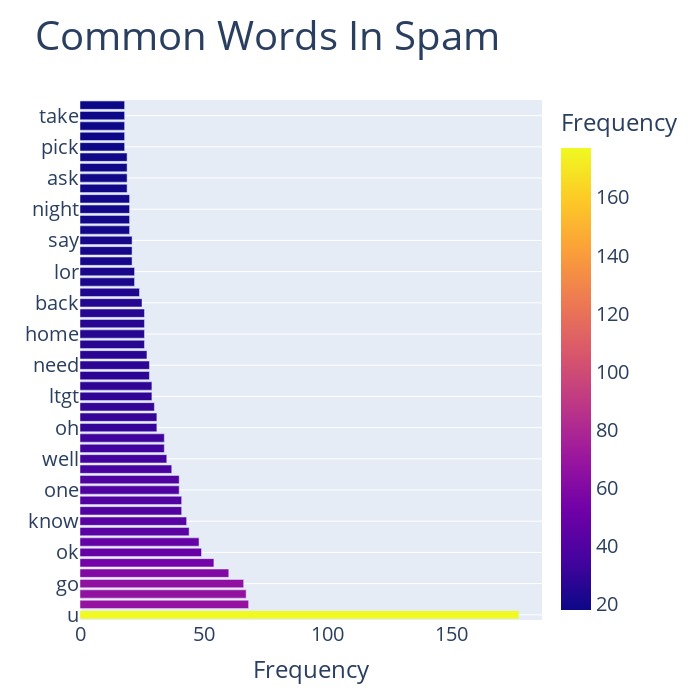

Notebook source saved alongside this figure:
### Code cell
fig=px.bar(
    df_ham,x=df_ham['Frequency'],y='Word',color=df_ham['Frequency'],title='Common Words In Spam',
    width=700,height=700,
)
fig.update_layout(
    xaxis_title='Frequency',font_size=20,yaxis_title=None,title_font=dict(size=40)
)
fig.update_xaxes(showgrid=False)
fig.update_yaxes(showgrid=True)
fig.show()

### Figure 1 — Plotly figure (JSON) as saved in the notebook; plotly's stock layout.template omitted (floating-point values rounded to 4 significant figures)
{"data": [{"alignmentgroup": "True", "hovertemplate": "Frequency=%{marker.color}<br>Word=%{y}<extra></extra>", "legendgroup": "", "marker": {"color": [177, 68, 67, 66, 60, 54, 49, 48, 44, 43, 41, 41, 40, 40, 37, 35, 34, 34, 31, 31, 30, 29, 29, 28, 28, 27, 26, 26, 26, 26, 25, 24, 22, 22, 21, 21, 21, 20, 20, 20, 20, 19, 19, 19, 19, 18, 18, 18, 18, 18], "coloraxis": "coloraxis", "pattern": {"shape": ""}}, "name": "", "offsetgroup": "", "orientation": "h", "showlegend": false, "textposition": "auto", "type": "bar", "x": [177, 68, 67, 66, 60, 54, 49, 48, 44, 43, 41, 41, 40, 40, 37, 35, 34, 34, 31, 31, 30, 29, 29, 28, 28, 27, 26, 26, 26, 26, 25, 24, 22, 22, 21, 21, 21, 20, 20, 20, 20, 19, 19, 19, 19, 18, 18, 18, 18, 18], "xaxis": "x", "y": ["u", "im", "ur", "go", "get", "dont", "ok", "come", "like", "know", "time", "love", "one", "call", "good", "well", "ill", "day", "oh", "want", "still", "ltgt", "got", "see", "need", "ü", "send", "home", "meet", "tell", "back", "think", "work", "lor", "someth", "n", "say", "later", "today", "night", "much", "sorri", "ask", "said", "give", "pick", "feel", "pl", "take", "na"], "yaxis": "y"}], "layout": {"barmode": "relative", "coloraxis": {"colorbar": {"title": {"text": "Frequency"}}, "colorscale": [[0, "#0d0887"], [0.1111, "#46039f"], [0.2222, "#7201a8"], [0.3333, "#9c179e"], [0.4444, "#bd3786"], [0.5556, "#d8576b"], [0.6667, "#ed7953"], [0.7778, "#fb9f3a"], [0.8889, "#fdca26"], [1, "#f0f921"]]}, "font": {"size": 20}, "height": 700, "legend": {"tracegroupgap": 0}, "title": {"font": {"size": 40}, "text": "Common Words In Spam"}, "width": 700, "xaxis": {"anchor": "y", "domain": [0, 1], "showgrid": false, "title": {"text": "Frequency"}}, "yaxis": {"anchor": "x", "domain": [0, 1], "showgrid": true, "title": {}}}}
